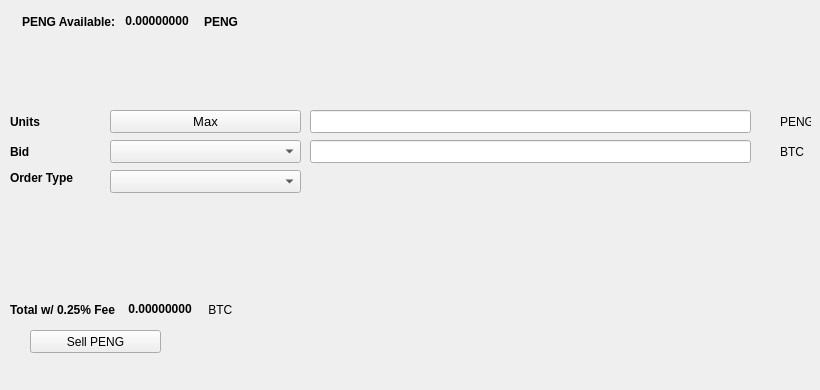
   <widget class="QWidget" name="SellTab">
    <attribute name="title">
     <string>Sell</string>
    </attribute>
    <widget class="QLabel" name="label_16">
     <property name="geometry">
      <rect>
       <x>780</x>
       <y>140</y>
       <width>31</width>
       <height>23</height>
      </rect>
     </property>
     <property name="text">
      <string>BTC</string>
     </property>
    </widget>
    <widget class="QComboBox" name="SellBidcomboBox">
     <property name="geometry">
      <rect>
       <x>110</x>
       <y>140</y>
       <width>191</width>
       <height>23</height>
      </rect>
     </property>
     <property name="font">
      <font>
       <pointsize>10</pointsize>
      </font>
     </property>
    </widget>
    <widget class="QLabel" name="label_18">
     <property name="geometry">
      <rect>
       <x>10</x>
       <y>110</y>
       <width>46</width>
       <height>23</height>
      </rect>
     </property>
     <property name="font">
      <font>
       <weight>75</weight>
       <bold>true</bold>
      </font>
     </property>
     <property name="text">
      <string>Units</string>
     </property>
    </widget>
    <widget class="QPushButton" name="Sell_Max_Amount">
     <property name="geometry">
      <rect>
       <x>110</x>
       <y>110</y>
       <width>191</width>
       <height>23</height>
      </rect>
     </property>
     <property name="font">
      <font>
       <pointsize>10</pointsize>
      </font>
     </property>
     <property name="text">
      <string>Max</string>
     </property>
    </widget>
    <widget class="QLabel" name="label_20">
     <property name="geometry">
      <rect>
       <x>10</x>
       <y>170</y>
       <width>91</width>
       <height>16</height>
      </rect>
     </property>
     <property name="font">
      <font>
       <weight>75</weight>
       <bold>true</bold>
      </font>
     </property>
     <property name="text">
      <string>Order Type</string>
     </property>
    </widget>
    <widget class="QComboBox" name="SellOrdertypeCombo">
     <property name="geometry">
      <rect>
       <x>110</x>
       <y>170</y>
       <width>191</width>
       <height>23</height>
      </rect>
     </property>
     <property name="font">
      <font>
       <pointsize>10</pointsize>
      </font>
     </property>
    </widget>
    <widget class="QLabel" name="label_21">
     <property name="geometry">
      <rect>
       <x>10</x>
       <y>140</y>
       <width>46</width>
       <height>23</height>
      </rect>
     </property>
     <property name="font">
      <font>
       <weight>75</weight>
       <bold>true</bold>
      </font>
     </property>
     <property name="text">
      <string>Bid</string>
     </property>
    </widget>
    <widget class="QLabel" name="label_22">
     <property name="geometry">
      <rect>
       <x>780</x>
       <y>110</y>
       <width>31</width>
       <height>23</height>
      </rect>
     </property>
     <property name="text">
      <string>PENG</string>
     </property>
    </widget>
    <widget class="QLineEdit" name="UnitsInputPENG">
     <property name="geometry">
      <rect>
       <x>310</x>
       <y>110</y>
       <width>441</width>
       <height>23</height>
      </rect>
     </property>
     <property name="font">
      <font>
       <pointsize>9</pointsize>
       <weight>75</weight>
       <bold>true</bold>
      </font>
     </property>
    </widget>
    <widget class="QLineEdit" name="SellBidPriceEdit">
     <property name="geometry">
      <rect>
       <x>310</x>
       <y>140</y>
       <width>441</width>
       <height>23</height>
      </rect>
     </property>
     <property name="font">
      <font>
       <pointsize>9</pointsize>
       <weight>75</weight>
       <bold>true</bold>
      </font>
     </property>
    </widget>
    <widget class="QPushButton" name="SellPENGBTN">
     <property name="geometry">
      <rect>
       <x>30</x>
       <y>330</y>
       <width>131</width>
       <height>23</height>
      </rect>
     </property>
     <property name="text">
      <string>Sell PENG</string>
     </property>
     <property name="icon">
      <iconset resource="../peng">
       <normaloff>:/icons/bitcoin</normaloff>:/icons/bitcoin</iconset>
     </property>
    </widget>
    <widget class="QWidget" name="layoutWidget3">
     <property name="geometry">
      <rect>
       <x>22</x>
       <y>12</y>
       <width>258</width>
       <height>19</height>
      </rect>
     </property>
     <layout class="QHBoxLayout" name="horizontalLayout">
      <item>
       <widget class="QLabel" name="label232_2">
        <property name="font">
         <font>
          <weight>75</weight>
          <bold>true</bold>
         </font>
        </property>
        <property name="text">
         <string>PENG Available:</string>
        </property>
       </widget>
      </item>
      <item>
       <widget class="QLabel" name="PENGAvailableLabel">
        <property name="palette">
         <palette>
          <active>
           <colorrole role="WindowText">
            <brush brushstyle="SolidPattern">
             <color alpha="255">
              <red>0</red>
              <green>0</green>
              <blue>0</blue>
             </color>
            </brush>
           </colorrole>
           <colorrole role="Button">
            <brush brushstyle="SolidPattern">
             <color alpha="255">
              <red>0</red>
              <green>170</green>
              <blue>0</blue>
             </color>
            </brush>
           </colorrole>
           <colorrole role="Light">
            <brush brushstyle="SolidPattern">
             <color alpha="255">
              <red>0</red>
              <green>255</green>
              <blue>0</blue>
             </color>
            </brush>
           </colorrole>
           <colorrole role="Midlight">
            <brush brushstyle="SolidPattern">
             <color alpha="255">
              <red>0</red>
              <green>212</green>
              <blue>0</blue>
             </color>
            </brush>
           </colorrole>
           <colorrole role="Dark">
            <brush brushstyle="SolidPattern">
             <color alpha="255">
              <red>0</red>
              <green>85</green>
              <blue>0</blue>
             </color>
            </brush>
           </colorrole>
           <colorrole role="Mid">
            <brush brushstyle="SolidPattern">
             <color alpha="255">
              <red>0</red>
              <green>113</green>
              <blue>0</blue>
             </color>
            </brush>
           </colorrole>
           <colorrole role="Text">
            <brush brushstyle="SolidPattern">
             <color alpha="255">
              <red>0</red>
              <green>170</green>
              <blue>0</blue>
             </color>
            </brush>
           </colorrole>
           <colorrole role="BrightText">
            <brush brushstyle="SolidPattern">
             <color alpha="255">
              <red>255</red>
              <green>255</green>
              <blue>255</blue>
             </color>
            </brush>
           </colorrole>
           <colorrole role="ButtonText">
            <brush brushstyle="SolidPattern">
             <color alpha="255">
              <red>0</red>
              <green>0</green>
              <blue>0</blue>
             </color>
            </brush>
           </colorrole>
           <colorrole role="Base">
            <brush brushstyle="SolidPattern">
             <color alpha="255">
              <red>255</red>
              <green>255</green>
              <blue>255</blue>
             </color>
            </brush>
           </colorrole>
           <colorrole role="Window">
            <brush brushstyle="SolidPattern">
             <color alpha="255">
              <red>0</red>
              <green>170</green>
              <blue>0</blue>
             </color>
            </brush>
           </colorrole>
           <colorrole role="Shadow">
            <brush brushstyle="SolidPattern">
             <color alpha="255">
              <red>0</red>
              <green>0</green>
              <blue>0</blue>
             </color>
            </brush>
           </colorrole>
           <colorrole role="AlternateBase">
            <brush brushstyle="SolidPattern">
             <color alpha="255">
              <red>127</red>
              <green>212</green>
              <blue>127</blue>
             </color>
            </brush>
           </colorrole>
           <colorrole role="ToolTipBase">
            <brush brushstyle="SolidPattern">
             <color alpha="255">
              <red>255</red>
              <green>255</green>
              <blue>220</blue>
             </color>
            </brush>
           </colorrole>
           <colorrole role="ToolTipText">
            <brush brushstyle="SolidPattern">
             <color alpha="255">
              <red>0</red>
              <green>0</green>
              <blue>0</blue>
             </color>
            </brush>
           </colorrole>
          </active>
          <inactive>
           <colorrole role="WindowText">
            <brush brushstyle="SolidPattern">
             <color alpha="255">
              <red>0</red>
              <green>0</green>
              <blue>0</blue>
             </color>
            </brush>
           </colorrole>
           <colorrole role="Button">
            <brush brushstyle="SolidPattern">
             <color alpha="255">
              <red>0</red>
              <green>170</green>
              <blue>0</blue>
             </color>
            </brush>
           </colorrole>
           <colorrole role="Light">
            <brush brushstyle="SolidPattern">
             <color alpha="255">
              <red>0</red>
              <green>255</green>
              <blue>0</blue>
             </color>
            </brush>
           </colorrole>
           <colorrole role="Midlight">
            <brush brushstyle="SolidPattern">
             <color alpha="255">
              <red>0</red>
              <green>212</green>
              <blue>0</blue>
             </color>
            </brush>
           </colorrole>
           <colorrole role="Dark">
            <brush brushstyle="SolidPattern">
             <color alpha="255">
              <red>0</red>
              <green>85</green>
              <blue>0</blue>
             </color>
            </brush>
           </colorrole>
           <colorrole role="Mid">
            <brush brushstyle="SolidPattern">
             <color alpha="255">
              <red>0</red>
              <green>113</green>
              <blue>0</blue>
             </color>
            </brush>
           </colorrole>
           <colorrole role="Text">
            <brush brushstyle="SolidPattern">
             <color alpha="255">
              <red>0</red>
              <green>170</green>
              <blue>0</blue>
             </color>
            </brush>
           </colorrole>
           <colorrole role="BrightText">
            <brush brushstyle="SolidPattern">
             <color alpha="255">
              <red>255</red>
              <green>255</green>
              <blue>255</blue>
             </color>
            </brush>
           </colorrole>
           <colorrole role="ButtonText">
            <brush brushstyle="SolidPattern">
             <color alpha="255">
              <red>0</red>
              <green>0</green>
              <blue>0</blue>
             </color>
            </brush>
           </colorrole>
           <colorrole role="Base">
            <brush brushstyle="SolidPattern">
             <color alpha="255">
              <red>255</red>
              <green>255</green>
              <blue>255</blue>
             </color>
            </brush>
           </colorrole>
           <colorrole role="Window">
            <brush brushstyle="SolidPattern">
             <color alpha="255">
              <red>0</red>
              <green>170</green>
              <blue>0</blue>
             </color>
            </brush>
           </colorrole>
           <colorrole role="Shadow">
            <brush brushstyle="SolidPattern">
             <color alpha="255">
              <red>0</red>
              <green>0</green>
              <blue>0</blue>
             </color>
            </brush>
           </colorrole>
           <colorrole role="AlternateBase">
            <brush brushstyle="SolidPattern">
             <color alpha="255">
              <red>127</red>
              <green>212</green>
              <blue>127</blue>
             </color>
            </brush>
           </colorrole>
           <colorrole role="ToolTipBase">
            <brush brushstyle="SolidPattern">
             <color alpha="255">
              <red>255</red>
              <green>255</green>
              <blue>220</blue>
             </color>
            </brush>
           </colorrole>
           <colorrole role="ToolTipText">
            <brush brushstyle="SolidPattern">
             <color alpha="255">
              <red>0</red>
              <green>0</green>
              <blue>0</blue>
             </color>
            </brush>
           </colorrole>
          </inactive>
          <disabled>
           <colorrole role="WindowText">
            <brush brushstyle="SolidPattern">
             <color alpha="255">
              <red>0</red>
              <green>85</green>
              <blue>0</blue>
             </color>
            </brush>
           </colorrole>
           <colorrole role="Button">
            <brush brushstyle="SolidPattern">
             <color alpha="255">
              <red>0</red>
              <green>170</green>
              <blue>0</blue>
             </color>
            </brush>
           </colorrole>
           <colorrole role="Light">
            <brush brushstyle="SolidPattern">
             <color alpha="255">
              <red>0</red>
              <green>255</green>
              <blue>0</blue>
             </color>
            </brush>
           </colorrole>
           <colorrole role="Midlight">
            <brush brushstyle="SolidPattern">
             <color alpha="255">
              <red>0</red>
              <green>212</green>
              <blue>0</blue>
             </color>
            </brush>
           </colorrole>
           <colorrole role="Dark">
            <brush brushstyle="SolidPattern">
             <color alpha="255">
              <red>0</red>
              <green>85</green>
              <blue>0</blue>
             </color>
            </brush>
           </colorrole>
           <colorrole role="Mid">
            <brush brushstyle="SolidPattern">
             <color alpha="255">
              <red>0</red>
              <green>113</green>
              <blue>0</blue>
             </color>
            </brush>
           </colorrole>
           <colorrole role="Text">
            <brush brushstyle="SolidPattern">
             <color alpha="255">
              <red>0</red>
              <green>85</green>
              <blue>0</blue>
             </color>
            </brush>
           </colorrole>
           <colorrole role="BrightText">
            <brush brushstyle="SolidPattern">
             <color alpha="255">
              <red>255</red>
              <green>255</green>
              <blue>255</blue>
             </color>
            </brush>
           </colorrole>
           <colorrole role="ButtonText">
            <brush brushstyle="SolidPattern">
             <color alpha="255">
              <red>0</red>
              <green>85</green>
              <blue>0</blue>
             </color>
            </brush>
           </colorrole>
           <colorrole role="Base">
            <brush brushstyle="SolidPattern">
             <color alpha="255">
              <red>0</red>
              <green>170</green>
              <blue>0</blue>
             </color>
            </brush>
           </colorrole>
           <colorrole role="Window">
            <brush brushstyle="SolidPattern">
             <color alpha="255">
              <red>0</red>
              <green>170</green>
              <blue>0</blue>
             </color>
            </brush>
           </colorrole>
           <colorrole role="Shadow">
            <brush brushstyle="SolidPattern">
             <color alpha="255">
              <red>0</red>
              <green>0</green>
              <blue>0</blue>
             </color>
            </brush>
           </colorrole>
           <colorrole role="AlternateBase">
            <brush brushstyle="SolidPattern">
             <color alpha="255">
              <red>0</red>
              <green>170</green>
              <blue>0</blue>
             </color>
            </brush>
           </colorrole>
           <colorrole role="ToolTipBase">
            <brush brushstyle="SolidPattern">
             <color alpha="255">
              <red>255</red>
              <green>255</green>
              <blue>220</blue>
             </color>
            </brush>
           </colorrole>
           <colorrole role="ToolTipText">
            <brush brushstyle="SolidPattern">
             <color alpha="255">
              <red>0</red>
              <green>0</green>
              <blue>0</blue>
             </color>
            </brush>
           </colorrole>
          </disabled>
         </palette>
        </property>
        <property name="font">
         <font>
          <weight>75</weight>
          <bold>true</bold>
         </font>
        </property>
        <property name="text">
         <string> 0.00000000 </string>
        </property>
        <property name="textInteractionFlags">
         <set>Qt::LinksAccessibleByMouse|Qt::TextSelectableByKeyboard|Qt::TextSelectableByMouse</set>
        </property>
       </widget>
      </item>
      <item>
       <widget class="QLabel" name="labelPENG">
        <property name="font">
         <font>
          <weight>75</weight>
          <bold>true</bold>
         </font>
        </property>
        <property name="text">
         <string>PENG</string>
        </property>
       </widget>
      </item>
     </layout>
    </widget>
    <widget class="QWidget" name="layoutWidget">
     <property name="geometry">
      <rect>
       <x>10</x>
       <y>300</y>
       <width>268</width>
       <height>19</height>
      </rect>
     </property>
     <layout class="QHBoxLayout" name="horizontalLayout_2">
      <item>
       <widget class="QLabel" name="label_19">
        <property name="font">
         <font>
          <weight>75</weight>
          <bold>true</bold>
         </font>
        </property>
        <property name="text">
         <string>Total w/ 0.25% Fee </string>
        </property>
       </widget>
      </item>
      <item>
       <widget class="QLabel" name="SellCostLabel">
        <property name="palette">
         <palette>
          <active>
           <colorrole role="WindowText">
            <brush brushstyle="SolidPattern">
             <color alpha="255">
              <red>0</red>
              <green>0</green>
              <blue>0</blue>
             </color>
            </brush>
           </colorrole>
           <colorrole role="Button">
            <brush brushstyle="SolidPattern">
             <color alpha="255">
              <red>0</red>
              <green>170</green>
              <blue>0</blue>
             </color>
            </brush>
           </colorrole>
           <colorrole role="Light">
            <brush brushstyle="SolidPattern">
             <color alpha="255">
              <red>0</red>
              <green>255</green>
              <blue>0</blue>
             </color>
            </brush>
           </colorrole>
           <colorrole role="Midlight">
            <brush brushstyle="SolidPattern">
             <color alpha="255">
              <red>0</red>
              <green>212</green>
              <blue>0</blue>
             </color>
            </brush>
           </colorrole>
           <colorrole role="Dark">
            <brush brushstyle="SolidPattern">
             <color alpha="255">
              <red>0</red>
              <green>85</green>
              <blue>0</blue>
             </color>
            </brush>
           </colorrole>
           <colorrole role="Mid">
            <brush brushstyle="SolidPattern">
             <color alpha="255">
              <red>0</red>
              <green>113</green>
              <blue>0</blue>
             </color>
            </brush>
           </colorrole>
           <colorrole role="Text">
            <brush brushstyle="SolidPattern">
             <color alpha="255">
              <red>0</red>
              <green>170</green>
              <blue>0</blue>
             </color>
            </brush>
           </colorrole>
           <colorrole role="BrightText">
            <brush brushstyle="SolidPattern">
             <color alpha="255">
              <red>255</red>
              <green>255</green>
              <blue>255</blue>
             </color>
            </brush>
           </colorrole>
           <colorrole role="ButtonText">
            <brush brushstyle="SolidPattern">
             <color alpha="255">
              <red>0</red>
              <green>0</green>
              <blue>0</blue>
             </color>
            </brush>
           </colorrole>
           <colorrole role="Base">
            <brush brushstyle="SolidPattern">
             <color alpha="255">
              <red>255</red>
              <green>255</green>
              <blue>255</blue>
             </color>
            </brush>
           </colorrole>
           <colorrole role="Window">
            <brush brushstyle="SolidPattern">
             <color alpha="255">
              <red>0</red>
              <green>170</green>
              <blue>0</blue>
             </color>
            </brush>
           </colorrole>
           <colorrole role="Shadow">
            <brush brushstyle="SolidPattern">
             <color alpha="255">
              <red>0</red>
              <green>0</green>
              <blue>0</blue>
             </color>
            </brush>
           </colorrole>
           <colorrole role="AlternateBase">
            <brush brushstyle="SolidPattern">
             <color alpha="255">
              <red>127</red>
              <green>212</green>
              <blue>127</blue>
             </color>
            </brush>
           </colorrole>
           <colorrole role="ToolTipBase">
            <brush brushstyle="SolidPattern">
             <color alpha="255">
              <red>255</red>
              <green>255</green>
              <blue>220</blue>
             </color>
            </brush>
           </colorrole>
           <colorrole role="ToolTipText">
            <brush brushstyle="SolidPattern">
             <color alpha="255">
              <red>0</red>
              <green>0</green>
              <blue>0</blue>
             </color>
            </brush>
           </colorrole>
          </active>
          <inactive>
           <colorrole role="WindowText">
            <brush brushstyle="SolidPattern">
             <color alpha="255">
              <red>0</red>
              <green>0</green>
              <blue>0</blue>
             </color>
            </brush>
           </colorrole>
           <colorrole role="Button">
            <brush brushstyle="SolidPattern">
             <color alpha="255">
              <red>0</red>
              <green>170</green>
              <blue>0</blue>
             </color>
            </brush>
           </colorrole>
           <colorrole role="Light">
            <brush brushstyle="SolidPattern">
             <color alpha="255">
              <red>0</red>
              <green>255</green>
              <blue>0</blue>
             </color>
            </brush>
           </colorrole>
           <colorrole role="Midlight">
            <brush brushstyle="SolidPattern">
             <color alpha="255">
              <red>0</red>
              <green>212</green>
              <blue>0</blue>
             </color>
            </brush>
           </colorrole>
           <colorrole role="Dark">
            <brush brushstyle="SolidPattern">
             <color alpha="255">
              <red>0</red>
              <green>85</green>
              <blue>0</blue>
             </color>
            </brush>
           </colorrole>
           <colorrole role="Mid">
            <brush brushstyle="SolidPattern">
             <color alpha="255">
              <red>0</red>
              <green>113</green>
              <blue>0</blue>
             </color>
            </brush>
           </colorrole>
           <colorrole role="Text">
            <brush brushstyle="SolidPattern">
             <color alpha="255">
              <red>0</red>
              <green>170</green>
              <blue>0</blue>
             </color>
            </brush>
           </colorrole>
           <colorrole role="BrightText">
            <brush brushstyle="SolidPattern">
             <color alpha="255">
              <red>255</red>
              <green>255</green>
              <blue>255</blue>
             </color>
            </brush>
           </colorrole>
           <colorrole role="ButtonText">
            <brush brushstyle="SolidPattern">
             <color alpha="255">
              <red>0</red>
              <green>0</green>
              <blue>0</blue>
             </color>
            </brush>
           </colorrole>
           <colorrole role="Base">
            <brush brushstyle="SolidPattern">
             <color alpha="255">
              <red>255</red>
              <green>255</green>
              <blue>255</blue>
             </color>
            </brush>
           </colorrole>
           <colorrole role="Window">
            <brush brushstyle="SolidPattern">
             <color alpha="255">
              <red>0</red>
              <green>170</green>
              <blue>0</blue>
             </color>
            </brush>
           </colorrole>
           <colorrole role="Shadow">
            <brush brushstyle="SolidPattern">
             <color alpha="255">
              <red>0</red>
              <green>0</green>
              <blue>0</blue>
             </color>
            </brush>
           </colorrole>
           <colorrole role="AlternateBase">
            <brush brushstyle="SolidPattern">
             <color alpha="255">
              <red>127</red>
              <green>212</green>
              <blue>127</blue>
             </color>
            </brush>
           </colorrole>
           <colorrole role="ToolTipBase">
            <brush brushstyle="SolidPattern">
             <color alpha="255">
              <red>255</red>
              <green>255</green>
              <blue>220</blue>
             </color>
            </brush>
           </colorrole>
           <colorrole role="ToolTipText">
            <brush brushstyle="SolidPattern">
             <color alpha="255">
              <red>0</red>
              <green>0</green>
              <blue>0</blue>
             </color>
            </brush>
           </colorrole>
          </inactive>
          <disabled>
           <colorrole role="WindowText">
            <brush brushstyle="SolidPattern">
             <color alpha="255">
              <red>0</red>
              <green>85</green>
              <blue>0</blue>
             </color>
            </brush>
           </colorrole>
           <colorrole role="Button">
            <brush brushstyle="SolidPattern">
             <color alpha="255">
              <red>0</red>
              <green>170</green>
              <blue>0</blue>
             </color>
            </brush>
           </colorrole>
           <colorrole role="Light">
            <brush brushstyle="SolidPattern">
             <color alpha="255">
              <red>0</red>
              <green>255</green>
              <blue>0</blue>
             </color>
            </brush>
           </colorrole>
           <colorrole role="Midlight">
            <brush brushstyle="SolidPattern">
             <color alpha="255">
              <red>0</red>
              <green>212</green>
              <blue>0</blue>
             </color>
            </brush>
           </colorrole>
           <colorrole role="Dark">
            <brush brushstyle="SolidPattern">
             <color alpha="255">
              <red>0</red>
              <green>85</green>
              <blue>0</blue>
             </color>
            </brush>
           </colorrole>
           <colorrole role="Mid">
            <brush brushstyle="SolidPattern">
             <color alpha="255">
              <red>0</red>
              <green>113</green>
              <blue>0</blue>
             </color>
            </brush>
           </colorrole>
           <colorrole role="Text">
            <brush brushstyle="SolidPattern">
             <color alpha="255">
              <red>0</red>
              <green>85</green>
              <blue>0</blue>
             </color>
            </brush>
           </colorrole>
           <colorrole role="BrightText">
            <brush brushstyle="SolidPattern">
             <color alpha="255">
              <red>255</red>
              <green>255</green>
              <blue>255</blue>
             </color>
            </brush>
           </colorrole>
           <colorrole role="ButtonText">
            <brush brushstyle="SolidPattern">
             <color alpha="255">
              <red>0</red>
              <green>85</green>
              <blue>0</blue>
             </color>
            </brush>
           </colorrole>
           <colorrole role="Base">
            <brush brushstyle="SolidPattern">
             <color alpha="255">
              <red>0</red>
              <green>170</green>
              <blue>0</blue>
             </color>
            </brush>
           </colorrole>
           <colorrole role="Window">
            <brush brushstyle="SolidPattern">
             <color alpha="255">
              <red>0</red>
              <green>170</green>
              <blue>0</blue>
             </color>
            </brush>
           </colorrole>
           <colorrole role="Shadow">
            <brush brushstyle="SolidPattern">
             <color alpha="255">
              <red>0</red>
              <green>0</green>
              <blue>0</blue>
             </color>
            </brush>
           </colorrole>
           <colorrole role="AlternateBase">
            <brush brushstyle="SolidPattern">
             <color alpha="255">
              <red>0</red>
              <green>170</green>
              <blue>0</blue>
             </color>
            </brush>
           </colorrole>
           <colorrole role="ToolTipBase">
            <brush brushstyle="SolidPattern">
             <color alpha="255">
              <red>255</red>
              <green>255</green>
              <blue>220</blue>
             </color>
            </brush>
           </colorrole>
           <colorrole role="ToolTipText">
            <brush brushstyle="SolidPattern">
             <color alpha="255">
              <red>0</red>
              <green>0</green>
              <blue>0</blue>
             </color>
            </brush>
           </colorrole>
          </disabled>
         </palette>
        </property>
        <property name="font">
         <font>
          <weight>75</weight>
          <bold>true</bold>
         </font>
        </property>
        <property name="autoFillBackground">
         <bool>false</bool>
        </property>
        <property name="text">
         <string> 0.00000000</string>
        </property>
        <property name="textInteractionFlags">
         <set>Qt::LinksAccessibleByMouse|Qt::TextSelectableByMouse</set>
        </property>
       </widget>
      </item>
      <item>
       <widget class="QLabel" name="label_17">
        <property name="font">
         <font>
          <weight>50</weight>
          <bold>false</bold>
         </font>
        </property>
        <property name="text">
         <string> BTC</string>
        </property>
       </widget>
      </item>
     </layout>
    </widget>
    <widget class="QLabel" name="label_23">
     <property name="geometry">
      <rect>
       <x>460</x>
       <y>300</y>
       <width>281</width>
       <height>81</height>
      </rect>
     </property>
     <property name="text">
      <string/>
     </property>
     <property name="pixmap">
      <pixmap>:/images/bittrex</pixmap>
     </property>
    </widget>
   </widget>
